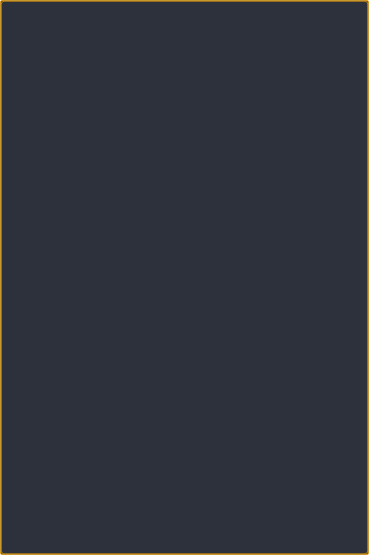
<?xml version="1.0" encoding="UTF-8"?>
<ui version="4.0">
 <class>Form</class>
 <widget class="QWidget" name="Form">
  <property name="windowModality">
   <enum>Qt::ApplicationModal</enum>
  </property>
  <property name="geometry">
   <rect>
    <x>0</x>
    <y>0</y>
    <width>369</width>
    <height>555</height>
   </rect>
  </property>
  <property name="sizePolicy">
   <sizepolicy hsizetype="Fixed" vsizetype="Fixed">
    <horstretch>0</horstretch>
    <verstretch>0</verstretch>
   </sizepolicy>
  </property>
  <property name="minimumSize">
   <size>
    <width>290</width>
    <height>440</height>
   </size>
  </property>
  <property name="windowTitle">
   <string>Notifications</string>
  </property>
  <property name="styleSheet">
   <string notr="true">QWidget{
background: transparent;
border:0.5px solid rgba(255, 170, 0,0.5);
border-radius:2px;
}</string>
  </property>
  <layout class="QVBoxLayout" name="verticalLayout">
   <property name="spacing">
    <number>0</number>
   </property>
   <property name="leftMargin">
    <number>0</number>
   </property>
   <property name="topMargin">
    <number>0</number>
   </property>
   <property name="rightMargin">
    <number>0</number>
   </property>
   <property name="bottomMargin">
    <number>0</number>
   </property>
   <item>
    <widget class="QFrame" name="frame">
     <property name="styleSheet">
      <string notr="true">QFrame{
background-color: rgb(44, 49, 60);
}</string>
     </property>
     <property name="frameShape">
      <enum>QFrame::Panel</enum>
     </property>
     <property name="frameShadow">
      <enum>QFrame::Raised</enum>
     </property>
     <property name="lineWidth">
      <number>2</number>
     </property>
     <layout class="QVBoxLayout" name="verticalLayout_2">
      <property name="spacing">
       <number>0</number>
      </property>
      <property name="leftMargin">
       <number>0</number>
      </property>
      <property name="topMargin">
       <number>0</number>
      </property>
      <property name="rightMargin">
       <number>0</number>
      </property>
      <property name="bottomMargin">
       <number>0</number>
      </property>
      <item>
       <widget class="QScrollArea" name="scrollArea">
        <property name="verticalScrollBarPolicy">
         <enum>Qt::ScrollBarAsNeeded</enum>
        </property>
        <property name="horizontalScrollBarPolicy">
         <enum>Qt::ScrollBarAsNeeded</enum>
        </property>
        <property name="widgetResizable">
         <bool>true</bool>
        </property>
        <widget class="QWidget" name="scrollAreaWidgetContents">
         <property name="geometry">
          <rect>
           <x>0</x>
           <y>0</y>
           <width>365</width>
           <height>551</height>
          </rect>
         </property>
         <property name="styleSheet">
          <string notr="true">QWidget{
border:none;
}
QFrame{
border-bottom:2px solid rgb(54, 60, 74);
}
QLabel{
border:none;
color: rgb(199, 199, 199);
}</string>
         </property>
         <layout class="QVBoxLayout" name="verticalLayout_3">
          <property name="spacing">
           <number>0</number>
          </property>
          <property name="leftMargin">
           <number>2</number>
          </property>
          <property name="topMargin">
           <number>2</number>
          </property>
          <property name="rightMargin">
           <number>2</number>
          </property>
          <property name="bottomMargin">
           <number>2</number>
          </property>
         </layout>
        </widget>
       </widget>
      </item>
     </layout>
    </widget>
   </item>
  </layout>
 </widget>
 <resources/>
 <connections/>
</ui>
